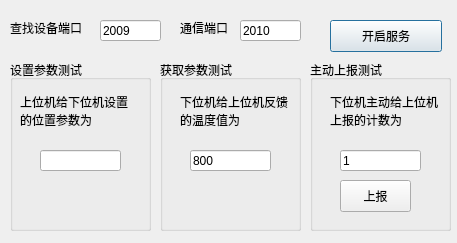
<?xml version="1.0" encoding="UTF-8"?>
<ui version="4.0">
 <class>VirtualHardwareDialog</class>
 <widget class="QDialog" name="VirtualHardwareDialog">
  <property name="geometry">
   <rect>
    <x>0</x>
    <y>0</y>
    <width>457</width>
    <height>243</height>
   </rect>
  </property>
  <property name="windowTitle">
   <string>下位机模拟器</string>
  </property>
  <widget class="QLabel" name="label">
   <property name="geometry">
    <rect>
     <x>10</x>
     <y>20</y>
     <width>81</width>
     <height>16</height>
    </rect>
   </property>
   <property name="text">
    <string>查找设备端口</string>
   </property>
  </widget>
  <widget class="QLineEdit" name="lineEditSearchPort">
   <property name="geometry">
    <rect>
     <x>100</x>
     <y>20</y>
     <width>61</width>
     <height>21</height>
    </rect>
   </property>
   <property name="text">
    <string>2009</string>
   </property>
  </widget>
  <widget class="QLabel" name="label_2">
   <property name="geometry">
    <rect>
     <x>180</x>
     <y>20</y>
     <width>58</width>
     <height>16</height>
    </rect>
   </property>
   <property name="text">
    <string>通信端口</string>
   </property>
  </widget>
  <widget class="QLineEdit" name="lineEditCommPort">
   <property name="geometry">
    <rect>
     <x>240</x>
     <y>20</y>
     <width>61</width>
     <height>21</height>
    </rect>
   </property>
   <property name="text">
    <string>2010</string>
   </property>
  </widget>
  <widget class="QGroupBox" name="groupBox">
   <property name="geometry">
    <rect>
     <x>10</x>
     <y>60</y>
     <width>141</width>
     <height>171</height>
    </rect>
   </property>
   <property name="title">
    <string>设置参数测试</string>
   </property>
   <widget class="QLabel" name="label_3">
    <property name="geometry">
     <rect>
      <x>10</x>
      <y>30</y>
      <width>111</width>
      <height>41</height>
     </rect>
    </property>
    <property name="inputMethodHints">
     <set>Qt::ImhNone</set>
    </property>
    <property name="text">
     <string>上位机给下位机设置的位置参数为</string>
    </property>
    <property name="wordWrap">
     <bool>true</bool>
    </property>
   </widget>
   <widget class="QLineEdit" name="lineEditSetValue">
    <property name="geometry">
     <rect>
      <x>30</x>
      <y>90</y>
      <width>81</width>
      <height>21</height>
     </rect>
    </property>
    <property name="readOnly">
     <bool>true</bool>
    </property>
   </widget>
  </widget>
  <widget class="QPushButton" name="pushButtonStartService">
   <property name="geometry">
    <rect>
     <x>330</x>
     <y>20</y>
     <width>112</width>
     <height>32</height>
    </rect>
   </property>
   <property name="text">
    <string>开启服务</string>
   </property>
  </widget>
  <widget class="QGroupBox" name="groupBox_3">
   <property name="geometry">
    <rect>
     <x>160</x>
     <y>60</y>
     <width>141</width>
     <height>171</height>
    </rect>
   </property>
   <property name="title">
    <string>获取参数测试</string>
   </property>
   <widget class="QLabel" name="label_4">
    <property name="geometry">
     <rect>
      <x>20</x>
      <y>30</y>
      <width>111</width>
      <height>41</height>
     </rect>
    </property>
    <property name="inputMethodHints">
     <set>Qt::ImhNone</set>
    </property>
    <property name="text">
     <string>下位机给上位机反馈的温度值为</string>
    </property>
    <property name="wordWrap">
     <bool>true</bool>
    </property>
   </widget>
   <widget class="QLineEdit" name="lineEditGetValue">
    <property name="geometry">
     <rect>
      <x>30</x>
      <y>90</y>
      <width>81</width>
      <height>21</height>
     </rect>
    </property>
    <property name="text">
     <string>800</string>
    </property>
   </widget>
  </widget>
  <widget class="QGroupBox" name="groupBox_2">
   <property name="geometry">
    <rect>
     <x>310</x>
     <y>60</y>
     <width>141</width>
     <height>171</height>
    </rect>
   </property>
   <property name="title">
    <string>主动上报测试</string>
   </property>
   <widget class="QPushButton" name="pushButtonReport">
    <property name="geometry">
     <rect>
      <x>30</x>
      <y>120</y>
      <width>71</width>
      <height>32</height>
     </rect>
    </property>
    <property name="text">
     <string>上报</string>
    </property>
   </widget>
   <widget class="QLabel" name="label_5">
    <property name="geometry">
     <rect>
      <x>20</x>
      <y>30</y>
      <width>111</width>
      <height>41</height>
     </rect>
    </property>
    <property name="inputMethodHints">
     <set>Qt::ImhNone</set>
    </property>
    <property name="text">
     <string>下位机主动给上位机上报的计数为</string>
    </property>
    <property name="wordWrap">
     <bool>true</bool>
    </property>
   </widget>
   <widget class="QLineEdit" name="lineEditReportValue">
    <property name="geometry">
     <rect>
      <x>30</x>
      <y>90</y>
      <width>81</width>
      <height>21</height>
     </rect>
    </property>
    <property name="text">
     <string>1</string>
    </property>
   </widget>
  </widget>
 </widget>
 <resources/>
 <connections/>
</ui>
